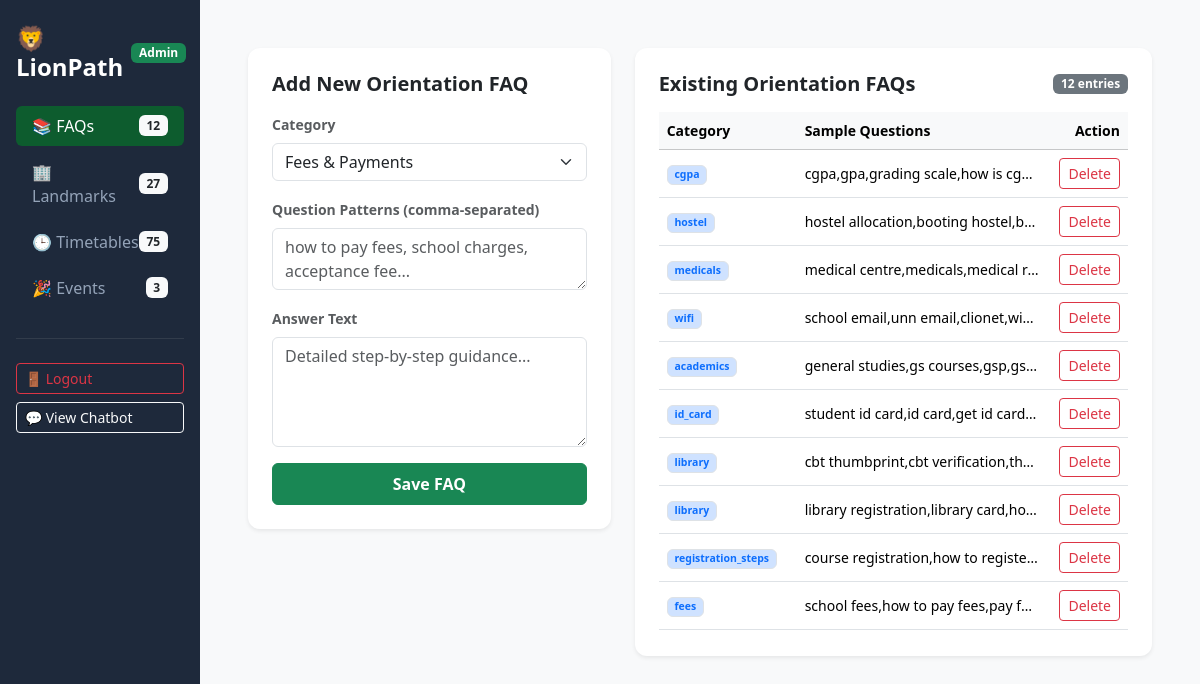
/admin (signed in), run on the app's committed database.
### models.py (models this page shows)
class OrientationKB(db.Model):
    __tablename__ = "orientation_kb"
    kb_id = db.Column(db.Integer, primary_key=True, autoincrement=True)
    category = db.Column(db.String(50), nullable=False) # fees, registration, id_card, hostel, academics, facilities, etc.
    question_pattern = db.Column(db.Text, nullable=False)   # example questions this entry answers
    answer = db.Column(db.Text, nullable=False)             # the step-by-step answer

### app.py (the view)
@app.route("/admin")
@admin_required
def admin_dashboard():
    active_tab = request.args.get("tab", "faq")
    new_id = request.args.get("new_id", type=int)
    faqs = OrientationKB.query.order_by(OrientationKB.kb_id.desc()).all()
    nodes = Node.query.order_by(Node.node_id.desc()).all()
    timetables = Timetable.query.order_by(Timetable.id.desc()).all()
    events = Event.query.order_by(Event.id.desc()).all()
    return render_template("admin.html", faqs=faqs, nodes=nodes, timetables=timetables, events=events, active_tab=active_tab, new_id=new_id)

### app.py (called while the page is built)
def admin_required(f):
    @wraps(f)
    def decorated_function(*args, **kwargs):
        if not session.get("is_admin"):
            flash("Please log in to access the admin dashboard.", "warning")
            return redirect(url_for("admin_login", next=request.path))
        return f(*args, **kwargs)
    return decorated_function

### templates/admin.html (shortened to what this page needs)
<!DOCTYPE html>
<html lang="en">
<head>
    <link href="https://cdn.jsdelivr.net/npm/bootstrap@5.3.3/dist/css/bootstrap.min.css" rel="stylesheet">
</head>
<body class="bg-light">
    <div class="container-fluid p-0">
        <div class="row g-0">
            <div class="col-md-3 col-lg-2 admin-sidebar p-3 text-white">
                <div class="d-flex align-items-center mb-4 pt-2">
                    <h4 class="mb-0 fw-bold">🦁 LionPath</h4>
                    <span class="badge bg-success ms-2">Admin</span>
                </div>
                <div class="nav flex-column nav-pills" id="v-pills-tab" role="tablist" aria-orientation="vertical">
                    <button class="nav-link {% if active_tab == 'faq' %}active{% endif %} text-start d-flex justify-content-between align-items-center" data-bs-toggle="pill" data-bs-target="#v-pills-faq" type="button" role="tab">
                        <span>📚 FAQs</span>
                        <span class="badge bg-light text-dark badge-count">{{ faqs|length if faqs else 0 }}</span>
                    </button>
                    <button class="nav-link {% if active_tab == 'building' %}active{% endif %} text-start d-flex justify-content-between align-items-center" data-bs-toggle="pill" data-bs-target="#v-pills-building" type="button" role="tab">
                        <span>🏢 Landmarks</span>
                        <span class="badge bg-light text-dark badge-count">{{ nodes|length if nodes else 0 }}</span>
                    </button>
                    <button class="nav-link {% if active_tab == 'timetable' %}active{% endif %} text-start d-flex justify-content-between align-items-center" data-bs-toggle="pill" data-bs-target="#v-pills-timetable" type="button" role="tab">
                        <span>🕒 Timetables</span>
                        <span class="badge bg-light text-dark badge-count">{{ timetables|length if timetables else 0 }}</span>
                    </button>
                    <button class="nav-link {% if active_tab == 'event' %}active{% endif %} text-start d-flex justify-content-between align-items-center" data-bs-toggle="pill" data-bs-target="#v-pills-event" type="button" role="tab">
                        <span>🎉 Events</span>
                        <span class="badge bg-light text-dark badge-count">{{ events|length if events else 0 }}</span>
                    </button>
                    <hr class="text-secondary my-4">
                    <a href="/admin/logout" class="btn btn-outline-danger btn-sm w-100 text-start">🚪 Logout</a>
                    <a href="/" class="btn btn-outline-light btn-sm w-100 text-start mt-2">💬 View Chatbot</a>
                </div>
            </div>
            <div class="col-md-9 col-lg-10 p-4 p-md-5">
                <div class="tab-content" id="v-pills-tabContent">
                    <div class="tab-pane fade {% if active_tab == 'faq' %}show active{% endif %}" id="v-pills-faq" role="tabpanel">
                        <div class="row g-4">
                            <div class="col-lg-5">
                                <div class="card p-4 shadow-sm border-0">
                                    <h5 class="fw-bold mb-3 text-dark">Add New Orientation FAQ</h5>
                                    <form action="/admin/add_faq" method="POST">
                                        <div class="mb-3">
                                            <label class="form-label text-muted small fw-semibold">Category</label>
                                            <select name="category" class="form-select" required>
                                                <option value="fees">Fees & Payments</option>
                                            </select>
                                        </div>
                                        <div class="mb-3">
                                            <label class="form-label text-muted small fw-semibold">Question Patterns (comma-separated)</label>
                                            <textarea name="question_pattern" class="form-control" rows="2" placeholder="how to pay fees, school charges, acceptance fee..." required></textarea>
                                        </div>
                                        <div class="mb-3">
                                            <label class="form-label text-muted small fw-semibold">Answer Text</label>
                                            <textarea name="answer" class="form-control" rows="4" placeholder="Detailed step-by-step guidance..." required></textarea>
                                        </div>
                                        <button type="submit" class="btn btn-success w-100 py-2 fw-semibold">Save FAQ</button>
                                    </form>
                                </div>
                            </div>
                            <div class="col-lg-7">
                                <div class="card p-4 shadow-sm border-0">
                                    <div class="d-flex justify-content-between align-items-center mb-3">
                                        <h5 class="fw-bold mb-0 text-dark">Existing Orientation FAQs</h5>
                                        <span class="badge bg-secondary">{{ faqs|length if faqs else 0 }} entries</span>
                                    </div>
                                    <div class="table-responsive">
                                        <table class="table table-hover align-middle small mb-0">
                                            <thead class="table-light">
                                                <tr>
                                                    <th>Category</th>
                                                    <th>Sample Questions</th>
                                                    <th class="text-end">Action</th>
                                                </tr>
                                            </thead>
                                            <tbody>
                                                {% if faqs %}
                                                  {% for f in faqs %}
                                                    <tr class="{% if new_id and f.kb_id == new_id %}just-added-row fw-bold{% endif %}">
                                                        <td>
                                                            <span class="badge bg-primary-subtle text-primary border">{{ f.category }}</span>
                                                        </td>
                                                        <td class="text-truncate" style="max-width: 240px;" title="{{ f.question_pattern }}">
                                                            {{ f.question_pattern }}
                                                        </td>
                                                        <td class="text-end">
                                                            <form action="/admin/delete_faq/{{ f.kb_id }}" method="POST" class="d-inline" onsubmit="return confirm('Delete this FAQ entry?')">
                                                                <button type="submit" class="btn btn-outline-danger btn-sm">Delete</button>
                                                            </form>
                                                        </td>
                                                    </tr>
                                                  {% endfor %}
                                                {% else %}
                                                    <tr><td colspan="3" class="text-center text-muted py-3">No FAQs in database.</td></tr>
                                                {% endif %}
                                            </tbody>
                                        </table>
                                    </div>
                                </div>
                            </div>
                        </div>
                    </div>
                </div>
            </div>
        </div>
    </div>
</body>
</html>

### templates/admin.html (style rules this page uses)
.admin-sidebar { min-height: 100vh; background-color: #1e293b; }
.nav-link { color: #94a3b8; margin-bottom: 6px; font-weight: 500; border-radius: 8px; }
.nav-link.active { background-color: #0d5c2e !important; color: white !important; }
.badge-count { font-size: 0.75rem; vertical-align: middle; }
.table-responsive { max-height: 520px; overflow-y: auto; }
.card { border-radius: 12px; border: 1px solid #e2e8f0; }

### data on the page
OrientationKB: category "cgpa", question_pattern "cgpa,gpa,grading scale,how is cg…"
OrientationKB: category "hostel", question_pattern "hostel allocation,booting hostel,b…"
OrientationKB: category "medicals", question_pattern "medical centre,medicals,medical r…"
OrientationKB: category "wifi", question_pattern "school email,unn email,clionet,wif…"
OrientationKB: category "academics", question_pattern "general studies,gs courses,gsp,gs…"
OrientationKB: category "id_card", question_pattern "student id card,id card,get id card…"
OrientationKB: category "library", question_pattern "cbt thumbprint,cbt verification,th…"
OrientationKB: category "library", question_pattern "library registration,library card,ho…"
OrientationKB: category "registration_steps", question_pattern "course registration,how to registe…"
OrientationKB: category "fees", question_pattern "school fees,how to pay fees,pay f…"

### other printed values
{{ faqs|length if faqs else 0 }} "12"
{{ nodes|length if nodes else 0 }} "27"
{{ timetables|length if timetables else 0 }} "75"
{{ events|length if events else 0 }} "3"
